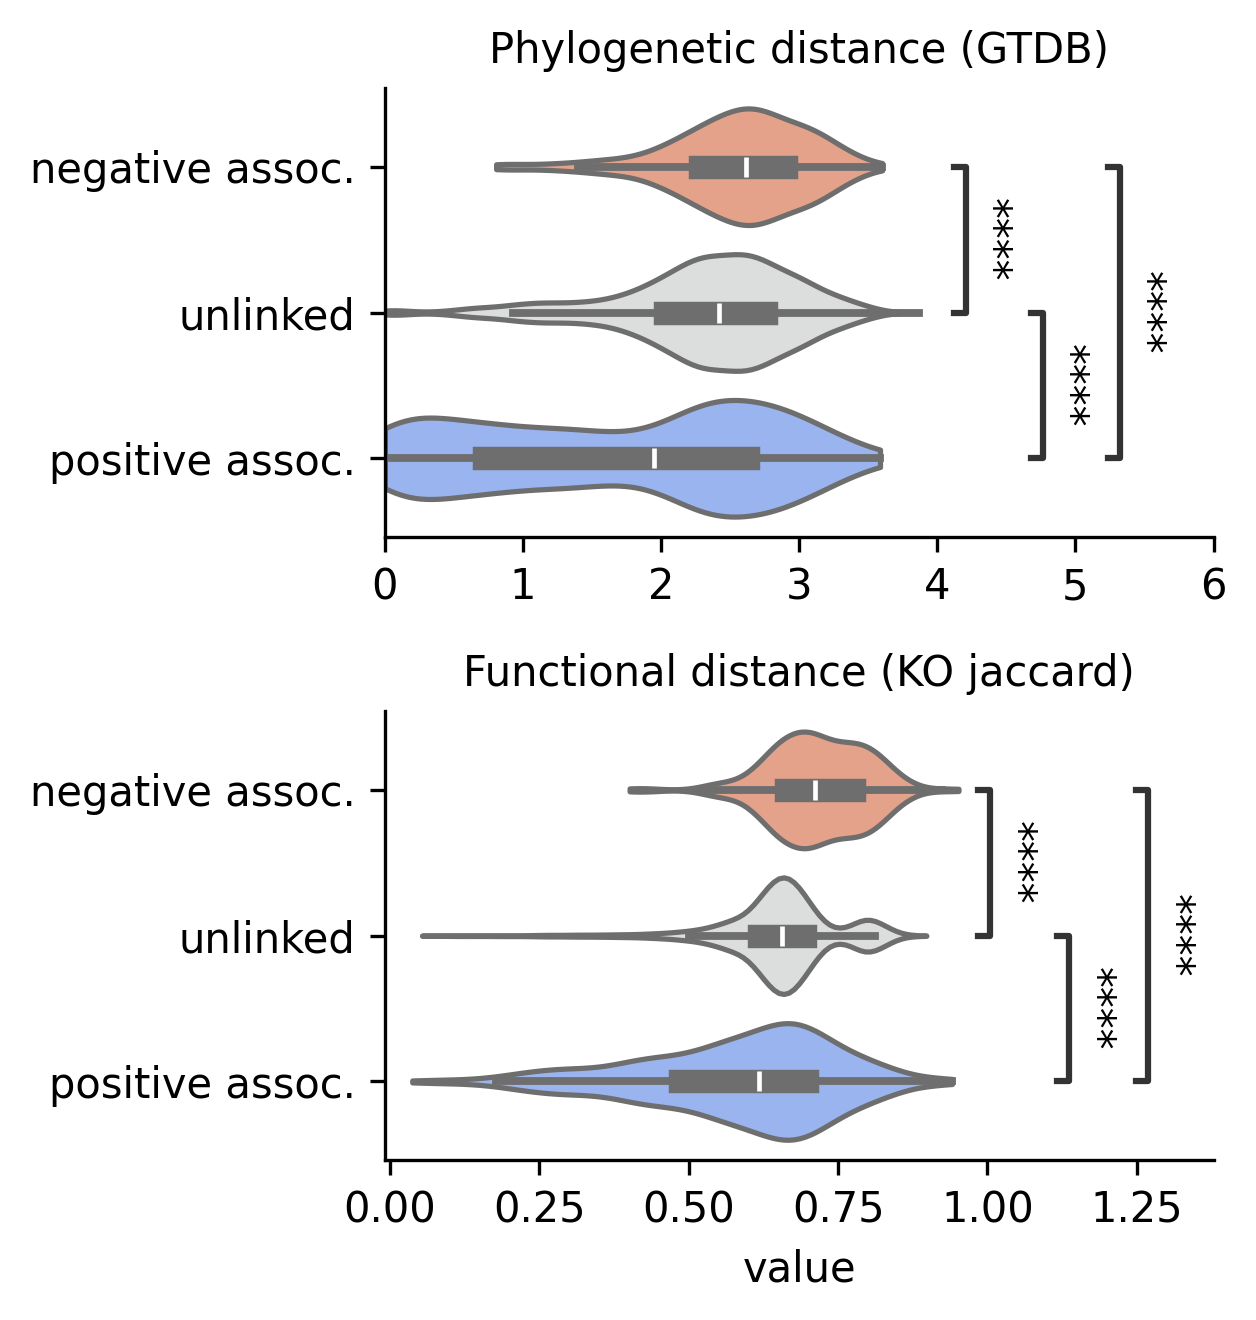

Generate this figure with Python:
import pandas as pd
import seaborn as sns
import matplotlib.pyplot as plt
import itertools
from statannotations.Annotator import Annotator
import random
import re

random.seed(0)

import matplotlib as mpl
mpl.rcParams['figure.dpi'] = 300
mpl.rcParams['savefig.dpi'] = 300
plt.rcParams['svg.fonttype'] = "none"


def _find_columns(df, query_cols):
    def normalize(s):
        return re.sub(r"[^a-zA-Z0-9]", "", str(s)).lower()
    df_cols = {normalize(c): c for c in df.columns}
    matched = []
    for q in query_cols:
        nq = normalize(q)
        if nq in df_cols:
            matched.append(df_cols[nq])
        else:
            # fuzzy fallback
            found = None
            for k, v in df_cols.items():
                if nq in k or k in nq:
                    found = v
                    break
            if found:
                matched.append(found)
    return matched


def violin_plot_with_stats(
    df: pd.DataFrame,
    value_cols: list,
    group_col: str,
    categories: tuple = None,
    palette: str = "coolwarm_r",
    figsize: tuple = (6, 4),
    test: str = "Mann-Whitney",
    correction: str = "Bonferroni",
    orient: str = "h",
    xlim: tuple = None,
    save_path: str = None,
    show_stats: bool = True
):


    existing_cols = _find_columns(df, value_cols)
    if len(existing_cols) == 0:
        raise ValueError(
            f"No matching value columns found.\nRequested: {value_cols}\nAvailable: {df.columns.tolist()}"
        )


    if group_col not in df.columns:
        raise ValueError(f"group_col '{group_col}' not found in df columns.")

    df = df.dropna(subset=[group_col])


    if categories is None:
        categories = tuple(df[group_col].dropna().unique())
    else:
        categories = tuple([c for c in categories if c in df[group_col].unique()])
    if len(categories) < 2:
        show_stats = False


    df_melt = df.set_index([group_col])[existing_cols].melt(ignore_index=False).reset_index()


    g = sns.catplot(
        data=df_melt,
        kind="violin",
        row="variable" if len(existing_cols) > 1 else None,
        x="value" if orient=="h" else group_col,
        y=group_col if orient=="h" else "value",
        palette=palette,
        order=categories,
        height=figsize[1],
        aspect=figsize[0]/figsize[1],
        sharex=False,
        cut=0,
    )


    if show_stats and len(categories) > 1:
        pairs = list(itertools.combinations(categories, 2))
        axes = g.axes.flatten() if len(existing_cols) > 1 else [g.ax]

        for i, ax in enumerate(axes):
            try:
                ax.set_ylabel("")

                # 当前 subplot 对应的 variable
                variable = existing_cols[i] if len(existing_cols) > 1 else existing_cols[0]

                annotator = Annotator(
                    ax=ax,
                    data=df_melt[df_melt['variable'] == variable],
                    x="value" if orient=="h" else group_col,
                    y=group_col if orient=="h" else "value",
                    order=categories,
                    pairs=pairs,
                    orient=orient,
                )

                annotator.configure(
                    test=test,
                    text_format="star",
                    loc="inside",
                    verbose=0,
                    comparisons_correction=correction,
                )
                annotator.apply_and_annotate()

            except Exception as e:
                print(f"[Warn] stats skipped on subplot {i}: {e}")

            if xlim is not None:
                ax.set_xlim(*xlim)

    if save_path:
        g.figure.savefig(save_path, bbox_inches="tight", dpi=300)

    return g
    
    
df = pd.read_csv("./dataset.csv")

g = violin_plot_with_stats(
    df=df,
    value_cols=["phylo distance", "functional distance"], 
    group_col="category",
    categories=("negative assoc.", "unlinked", "positive assoc."),
    palette="coolwarm_r",
    figsize=(6,3),
    orient="h",
    xlim=(0,1.3),
    save_path="./violin_plot.png",
    show_stats=True
)
